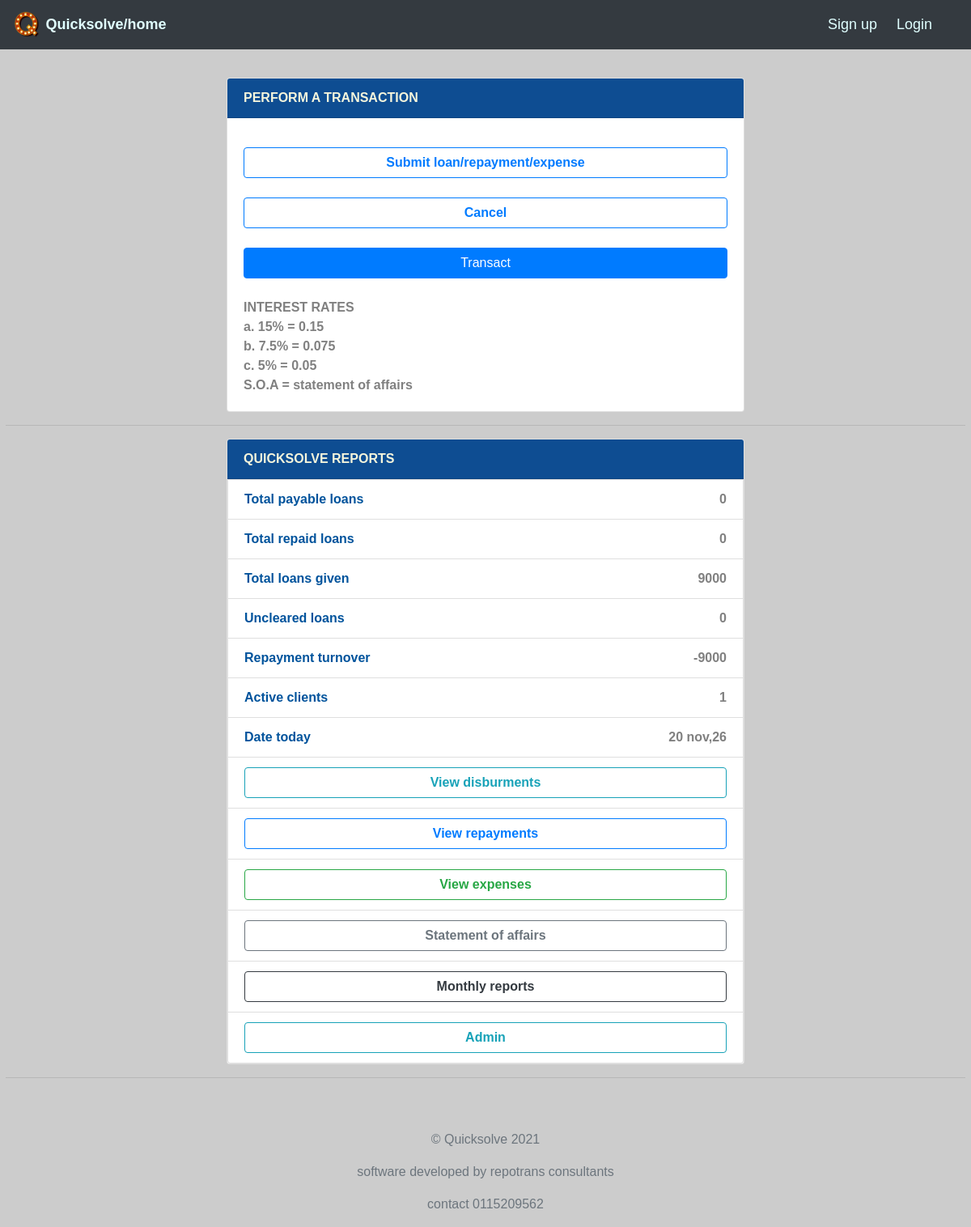
The app's page /, older data.
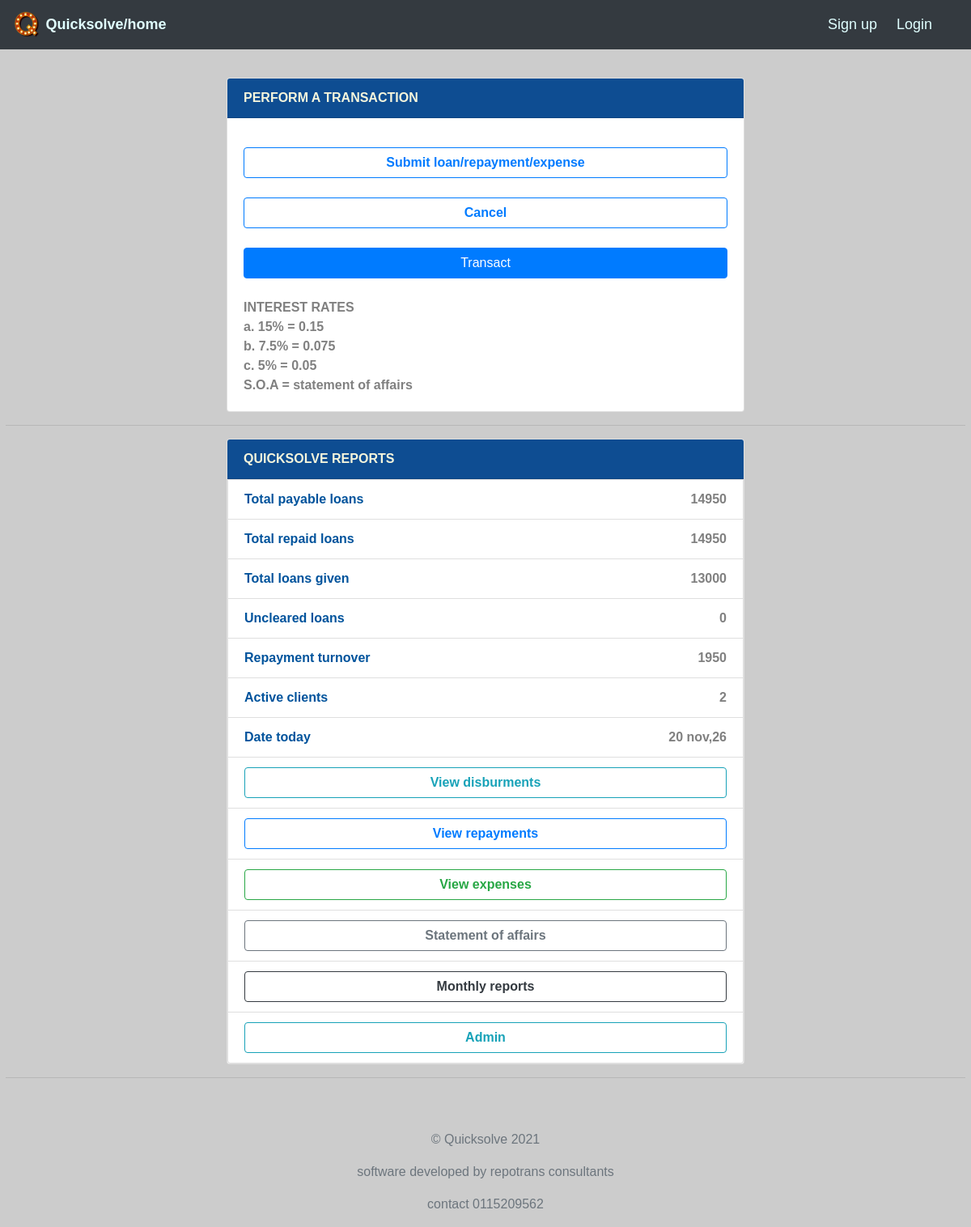
The same page, newer data.
### transactions/models.py (models this page shows, shortened)
class Transaction(models.Model):
    first_installment = models.IntegerField(default=0)
    second_installment = models.IntegerField(default=0)
    third_installment =models.IntegerField(default=0)
    fourth_installment = models.IntegerField(default=0)
    fifth_installment = models.IntegerField(default=0)
    sixth_installment =models.IntegerField(default=0)
    seventh_installment = models.IntegerField(default=0)
    eighth_installment =models.IntegerField(default=0)
    loan_payable =models.IntegerField(default=0)
    installment_description=models.CharField(max_length=1000,default="",blank=True)
    repayment_day=models.CharField(max_length=200,choices=CHOICES,default="",blank=True)
    lending_date=models.DateTimeField(default=timezone.now)
    clients_name=models.CharField(max_length=200,blank=True)
    clients_id=models.CharField(max_length=200,blank=True)
    clients_location=models.CharField(max_length=200,default="",blank=True)
    clients_phone=models.CharField(max_length=20,blank=True)
    loan_amount=models.IntegerField(default=0)
    interest_charged =models.FloatField(default=0.0)
    repayment_period = models.CharField(choices=period,max_length=100,blank=True)
    office_expenses = models.IntegerField(default=0)
    salary_expenses = models.IntegerField(default=0)
    expense_description = models.CharField(max_length=100,default="",blank=True)
    bad_debts =models.IntegerField(default=0)
    mode_of_payment = models.CharField(choices=MODE,max_length=100,default="",blank=True)
    lender=models.ForeignKey(User,on_delete=models.CASCADE)
    objects = TransactionManager()
    @cached_property
    def the_date_today(self):
       return self.lending_date.now
    @cached_property
    def total_borrowed_amount(self):
        result = Transaction.objects.aggregate(total=Sum('loan_amount'))
        return result['total']
    @cached_property
    def first_ins(self):
        result = Transaction.objects.aggregate(total=Sum('first_installment'))
        return result['total']
    @cached_property
    def second_ins(self):
        result = Transaction.objects.aggregate(total=Sum('second_installment'))
        return result['total']
    @cached_property
    def third_ins(self):
        result = Transaction.objects.aggregate(total=Sum('third_installment'))
        return result['total']
    @cached_property
    def fourth_ins(self):
        result = Transaction.objects.aggregate(total=Sum('fourth_installment'))
        return result['total']
    @cached_property
    def fifth_ins(self):
        result = Transaction.objects.aggregate(total=Sum('fifth_installment'))
        return result['total']
    @cached_property
    def sixth_ins(self):
        result = Transaction.objects.aggregate(total=Sum('sixth_installment'))
        return result['total']
    @cached_property
    def seventh_ins(self):
        result = Transaction.objects.aggregate(total=Sum('seventh_installment'))
        return result['total']
    @cached_property
    def eighth_ins(self):
        result = Transaction.objects.aggregate(total=Sum('eighth_installment'))
        return result['total']
    @cached_property
    def total_repayed_amount(self):
      method1=self.first_ins
      method2=self.second_ins
      method3=self.third_ins
      method4=self.fourth_ins
      method5=self.fifth_ins
      method6=self.sixth_ins
      method7=self.seventh_ins
      method8=self.eighth_ins
      total=method1+method2+method3+method4+method5+method6+method7+method8
      return total
    @cached_property
    def total_clients(self):
        result = Transaction.objects.aggregate(total=Count('clients_name'))
        return result['total']
    @cached_property
    def total_loans_payable(self):
        result = Transaction.objects.aggregate(total=Sum('loan_payable'))
        return result['total']
    @cached_property
    def uncleared_loans(self):
        method1=self.total_loans_payable
        method2 =self.total_repayed_amount
        return method1 - method2
    @cached_property
    def operating_cash(self):
        method1 = self.total_repayed_amount
        method2 = self.total_borrowed_amount
        return method1 - method2

### transactions/views.py (the view)
# urls.py: path('', TransactionHomeView.as_view(), name='transaction_home'),
class TransactionHomeView(ListView):
    model = Transaction
    template_name = 'transactions/transactionshome.html'
    context_object_name = 'transactions'
    transactions = Transaction.objects.all()

### transactions/models.py (called while the page is built)
    def get_queryset(self):
        qs = super().get_queryset()
        return qs.select_related('lender')

### transactions/templates/transactions/transactionshome.html (shortened to what this page needs)
{%extends 'index.html'%}
{%load crispy_forms_tags%}
{%block content%}
<br>
<br>
<br>
<br>
<div class="parent-div">
    <div class="card" >
      <div class="card-header" style="background-color: #0e4D92; color: #F5F5DC;">
        <b>PERFORM A TRANSACTION</b>
      </div>
      <div class="card-body">
        <form method="POST">
          <div>
            <button class="btn btn-outline-primary btn-block mybuttons " type="submit"><b>Submit loan/repayment/expense</b></button> <br>
            <a href="{%url 'repayments'%}" class="btn btn-outline-primary  btn-block mybuttons"><b>Cancel</b></a> <br>
            <a href="{%url 'transaction_create'%}" class="btn btn-primary btn-block mybuttons ">Transact</a> <br>
            <b style="color: grey;">INTEREST RATES</b><br>
            <b style="color: grey;">a. 15% = 0.15</b> <br>
            <b style="color: grey;">b. 7.5% = 0.075</b> <br>
            <b style="color: grey;">c. 5% = 0.05</b> <br>
            <b style="color: grey;">S.O.A = statement of affairs</b> <br>
          </div>
        </form>
      </div>
    </div>
</div>
<hr>
{%for transaction in transactions|slice:":1"%}
<div class="parent-div">
  <div class="card"  >
      <div class="card-header" style="background-color: #0e4D92; color: #F5F5DC;">
        <b style="float: left;">QUICKSOLVE REPORTS</b>
      </div>
      <li class="list-group-item"> <b style="float: left; color: #00539cff;">Total payable loans </b> <b
        style="float: right; color:grey;">{{transaction.total_loans_payable}} </b></li>
      <li class="list-group-item"> <b style="float: left; color: #00539cff;">Total repaid loans </b> <b
        style="float: right; color:grey;">{{transaction.total_repayed_amount}}</b></li>
      <li class="list-group-item"> <b style="float: left; color: #00539cff;">Total loans given </b> <b
        style="float: right; color:grey;">{{transaction.total_borrowed_amount}} </b></li>
        <li class="list-group-item"> <b style="float: left; color: #00539cff;">Uncleared loans </b> <b
          style="float: right; color:grey;">{{transaction.uncleared_loans}} </b></li>
      <li class="list-group-item"> <b style="float: left; color: #00539cff;">Repayment turnover </b> <b
          style="float: right; color:grey;">{{transaction.operating_cash}} </b></li>
    <li class="list-group-item"> <b style="float: left; color: #00539cff;">Active clients </b> <b
          style="float: right; color:grey;">{{transaction.total_clients}}</b></li>
    <li class="list-group-item"> <b style="float: left; color: #00539cff;">Date today</b> <b
        style="float: right; color:grey;">{{transaction.the_date_today|date:'j b,y'}}</b></li>
        <li class="list-group-item">
          <a href="{%url 'disbursements'%}" class="btn btn-outline-info btn-block mybuttons "><b>View disburments</b></a>
        </li>
      <li class="list-group-item">
          <a href="{%url 'repayments'%}" class="btn btn-outline-primary btn-block mybuttons "><b>View repayments</b></a>
      </li>
      <li class="list-group-item">
        <a href="{%url 'expense'%}" class="btn btn-outline-success btn-block mybuttons "><b>View expenses</b></a>
    </li>
      <li class="list-group-item">
        <a href="{%url 'income'%}" class="btn btn-outline-secondary btn-block mybuttons "><b>Statement of affairs</b></a>
    </li>
    <li class="list-group-item">
      <a href="{%url 'report'%}" class="btn btn-outline-dark btn-block mybuttons "><b>Monthly reports</b></a>
  </li>
      <li class="list-group-item">
          <a href="{%url 'user'%}" class="btn btn-outline-info btn-block mybuttons "><b>Admin</b></a>
      </li>
    </div>
</div>
{%endfor%}
<hr>
{%endblock%}

Row changes from the older to the newer data that the page shows:
changed Transaction "20 nov,26": total_loans_payable "0" → "14950"; total_repayed_amount "0" → "14950"; total_borrowed_amount "9000" → "13000"; operating_cash "-9000" → "1950"; total_clients "1" → "2"
